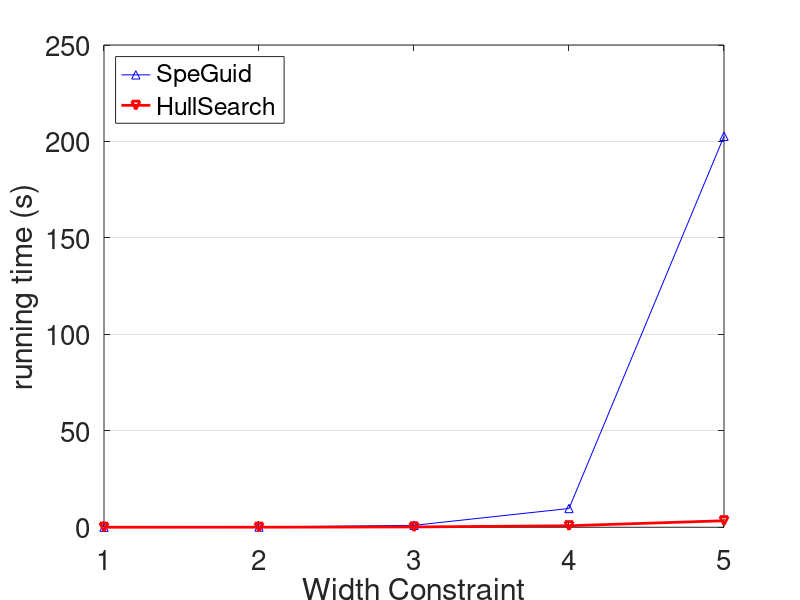

Reproduce this figure in MATLAB.
x=1:1:5;%x轴上的数据，第一个值代表数据开始，第二个值代表间隔，第三个值代表终止
a=[0.00999,0.11984,0.99644,9.72432,202.679]; %a数据y值
b=[0.00520,0.03248,0.15164,0.77392,3.36930]; %b数据y值
plot(x,a,'-^b',x,b,'-vr','linewidth',2); %线性，颜色，标记
axis([1,5,0,250])  %确定x轴与y轴框图大小
set(gca,'FontSize',20);%设置坐标轴的数字大小，包括legend文字大小
set(gca,'XTick',[1:1:5]) %x轴范围1-6，间隔1
set(gca,'YTick',[0:50:250]) %y轴范围0-700，间隔100
legend('SpeGuid','HullSearch','Location','NorthWest');   %右上角标注
xlabel('Width Constraint')  %x轴坐标描述
ylabel('running time (s)') %y轴坐标描述
set(gca,'Ygrid','on')